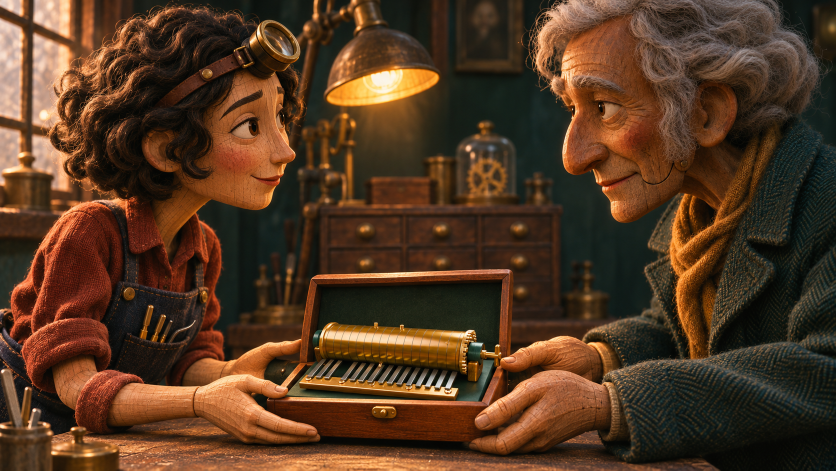
#> input picture projects/tooth/production/revision-5/bench.png, 1672 x 941 px, given in place of customer.png, which was not available (shown at 1/2 size)
$ python cut.py
#> lines starting #> are read from the running program, lines starting #| are printed output that depends on the picture
### projects/tooth/production/edit.py
from pathlib import Path
import cv2,numpy as np,subprocess,math
R=Path(__file__).resolve().parent
W,H=960,540;fps=24
raw=cv2.imread(str(R/'customer.png'));hh,ww=raw.shape[:2]
#> further down, raw is the input picture: shape (941, 1672, 3); mean B, G, R 33.9, 55.6, 83.8
#> after `hh, ww = raw.shape[:2]`: hh = 941; ww = 1672
# The portrait's carved jaw is a separate hinged shape, pivoting at its brass ear rivet.
points=np.array([[976,532],[990,531],[1019,520],[1050,507],[1066,501],[1087,511],[1111,518],[1138,514],[1162,503],[1174,484],[1182,458],[1187,441],[1209,436],[1228,449],[1228,483],[1220,520],[1194,551],[1165,578],[1130,603],[1095,626],[1066,638],[1042,637],[1020,626],[1008,603],[1000,580],[989,558],[973,550]],float)
def ease(x):x=np.clip(x,0,1);return x*x*(3-2*x)
def ease_window(t,start,up,end,down):return ease((t-start)/up)*(1-ease((t-end)/down))
# [42 lines left out: functions portrait, main, not called in this run]


# [1 lines that do not run on import are left out]

### projects/tooth/production/revision-5/cut.py
"""Assemble the corrected 24 fps screening from the registered Blender and puppet plates."""
from pathlib import Path
import json
import subprocess
import sys

import cv2
import numpy as np
from PIL import Image, ImageDraw, ImageFont

root = Path(__file__).resolve().parent
base = root.parent
sys.path.insert(0, str(base))
from edit import points, raw

W, H = 960, 540
size = (W, H)
bench = cv2.resize(cv2.imread(str(root/'bench.png')), size, interpolation=cv2.INTER_AREA)
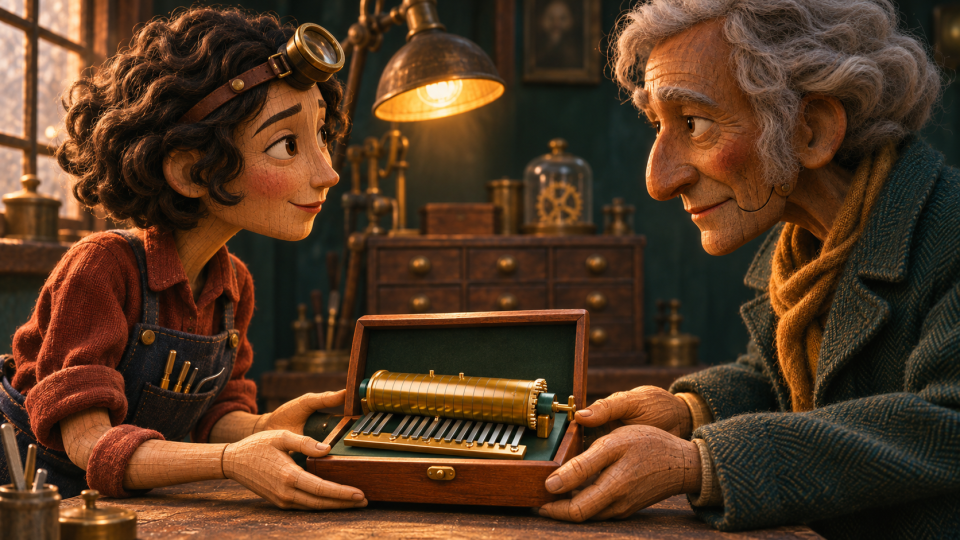
#> bench: shape (540, 960, 3); mean B, G, R 33.9, 55.6, 83.8
empty = cv2.imread(str(root/'empty.png'))
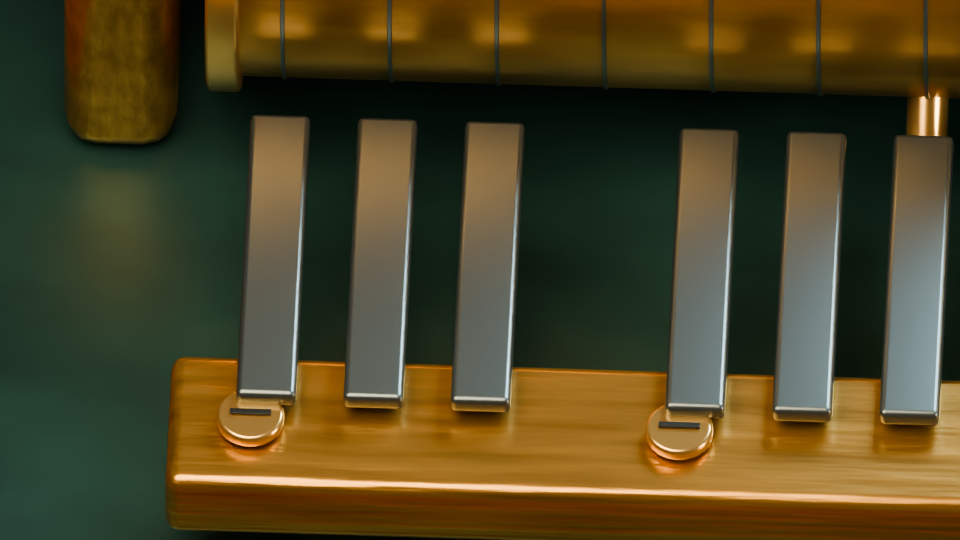
#> input picture projects/tooth/production/revision-5/empty.png, 960 x 540 px
#> empty is the input picture: shape (540, 960, 3); mean B, G, R 36.5, 68.2, 77.7
part = cv2.imread(str(root/'tooth.png'), cv2.IMREAD_UNCHANGED)
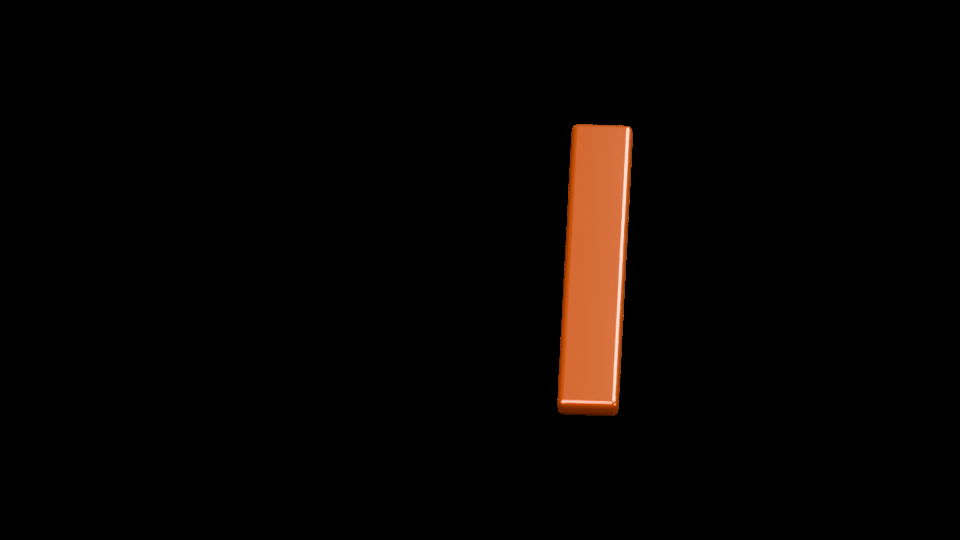
#> input picture projects/tooth/production/revision-5/tooth.png, 960 x 540 px
#> part is the input picture: shape (540, 960, 4); mean B, G, R, A 2, 3.8, 7.2, 8.6
glove = cv2.imread(str(root/'hand.png'), cv2.IMREAD_UNCHANGED)
grip = np.array(json.loads((root/'registration.json').read_text())['grip_pixel'])
#> (reads projects/tooth/production/revision-5/registration.json from the repository)
hand_scale = .48
glove = cv2.resize(glove, None, fx=hand_scale, fy=hand_scale, interpolation=cv2.INTER_AREA)
#> glove: shape (259, 461, 4)
tip = np.array([1507,627])*hand_scale
reaction = cv2.resize(cv2.imread(str(root/'reaction.png')), size)
from scipy.io.wavfile import read
#> (the run stopped early here; a loop or call above may not have finished)
